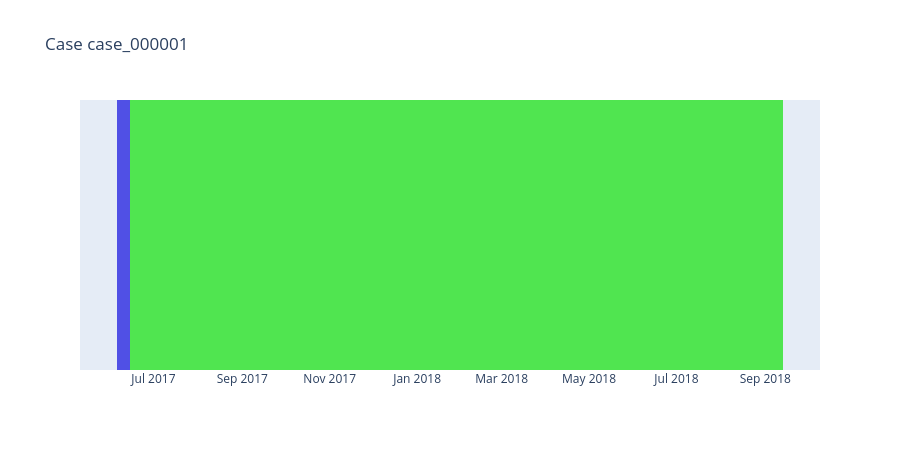

Notebook code for this chart:
### Code cell
case_trajectory_plot = kairo.plot_kmeans_case_trajectory(features_and_clusters, color_mapping, case_id="case_000001")
case_trajectory_plot

### Figure 1 — Plotly figure (JSON) as saved in the notebook; plotly's stock layout.template omitted (floating-point values rounded to 4 significant figures)
{"data": [{"base": ["2017-06-05T13:34:59.000000"], "customdata": [[3]], "hovertemplate": "state=0<br>start=%{base}<br>end=%{x}<br>case=%{y}<br>events=%{customdata[0]}<extra></extra>", "legendgroup": "0", "marker": {"color": "#5050e5", "line": {"width": 0}, "pattern": {"shape": ""}}, "name": "0", "orientation": "h", "showlegend": true, "textposition": "auto", "type": "bar", "x": [765375000], "xaxis": "x", "y": ["case_000001"], "yaxis": "y"}, {"base": ["2017-06-14T10:11:14.000000"], "customdata": [[9]], "hovertemplate": "state=2<br>start=%{base}<br>end=%{x}<br>case=%{y}<br>events=%{customdata[0]}<extra></extra>", "legendgroup": "2", "marker": {"color": "#50e550", "line": {"width": 0}, "pattern": {"shape": ""}}, "name": "2", "orientation": "h", "showlegend": true, "textposition": "auto", "type": "bar", "x": [39393982000], "xaxis": "x", "y": ["case_000001"], "yaxis": "y"}], "layout": {"bargap": 0, "barmode": "overlay", "height": 450, "legend": {"title": {"text": "state"}, "tracegroupgap": 0}, "showlegend": false, "title": {"text": "Case case_000001"}, "xaxis": {"anchor": "y", "domain": [0, 1], "type": "date"}, "yaxis": {"anchor": "x", "categoryarray": ["case_000001"], "categoryorder": "array", "domain": [0, 1], "title": {"text": "case"}, "visible": false}}}
